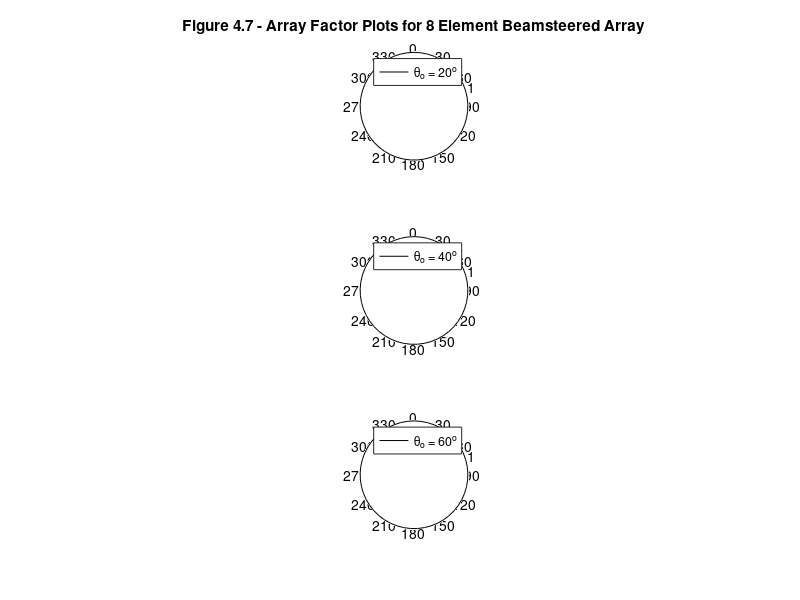

This figure's MATLAB source:
%%%%%%%%%%%%%%%%%%%%%%%%%%%%%%%%%%%%%%%%%%%%%%%%%%%%%%%%%%%%%%
%%                                                          %%
%%  ******************************************************  %%
%%  * Smart Antennas for Wireless Applications w/ Matlab *  %%
%%  ******************************************************  %%
%%                                                          %%
%% Chapter 4: Fig 4.7                                       %%
%%                                                          %%
%% Author: Frank Gross                                      %%
%% McGraw-Hill, 2005                                        %%
%% Date:  4/24/2004                                         %%
%%                                                          %%
%% This code creates Fig 4.7, a polar plot of an 8 element  %%
%%     Beamsteered ULA with delta = sin(0o), d = 0.5lambda. %% 
%%%%%%%%%%%%%%%%%%%%%%%%%%%%%%%%%%%%%%%%%%%%%%%%%%%%%%%%%%%%%%      

%%------------------- Define Variables:---------------------%%
% theta - angle (deg)                                        %    
% theta0 - beamsteering angle (deg)                          %
% N - number of array elements                               %
% d - element spacing in terms of wavelengths (lambda)       %
% AF - array factor of N element array                       %
%%----------------------------------------------------------%%

%%-------------------- Given Values ------------------------%%

theta = 0:0.001:pi; thetao = [20 40 60]*pi/180;

N = 8;  d = 0.5;

%%---------- Determine Array factor for d = 0.25lambda ------%%

AF1 = sin(N*pi*d*(sin(theta)-sin(thetao(1))))./(N*sin(pi*d*(sin(theta)-sin(thetao(1)))));
AF2 = sin(N*pi*d*(sin(theta)-sin(thetao(2))))./(N*sin(pi*d*(sin(theta)-sin(thetao(2)))));
AF3 = sin(N*pi*d*(sin(theta)-sin(thetao(3))))./(N*sin(pi*d*(sin(theta)-sin(thetao(3)))));

%%-------------------- Plot Results -------------------------%%

subplot(311), polar(theta,AF1,'k'), view(90,-90)
legend('\theta_o = 20^o')
title('\bfFigure 4.7 - Array Factor Plots for 8 Element Beamsteered Array')

subplot(312), polar(theta,abs(AF2),'k'), view(90,-90)
legend('\theta_o = 40^o')

subplot(313), polar(theta,AF3,'k'), view(90,-90)
legend('\theta_o = 60^o')
